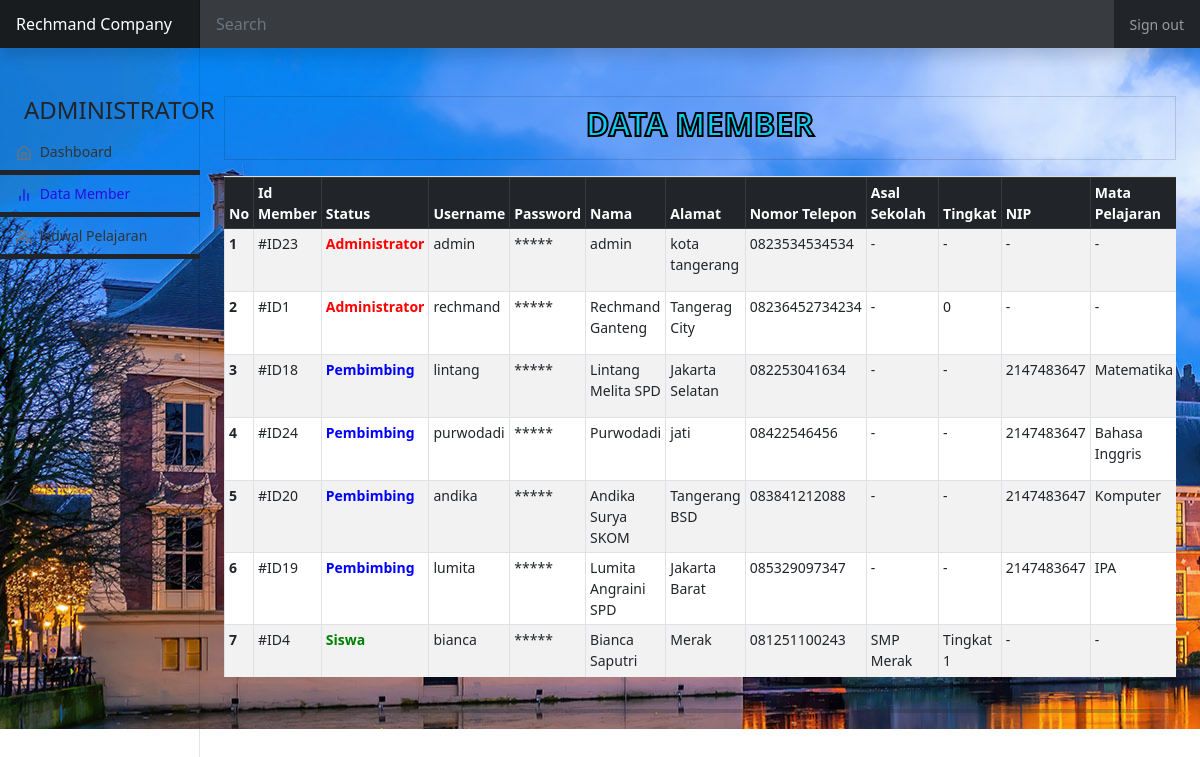
The page /?mi=data_user (signed in) on the database its author committed.
### tables this page shows
CREATE TABLE `user` (
  `id` int(11) NOT NULL,
  `lv` int(6) NOT NULL,
  `us` varchar(30) NOT NULL,
  `pw` varchar(30) NOT NULL,
  `nama` varchar(99) NOT NULL,
  `alamat` varchar(200) NOT NULL,
  `ass` varchar(99) NOT NULL,
  `nom` varchar(20) NOT NULL,
  `nip` int(20) NOT NULL,
  `hari` varchar(20) NOT NULL,
  `tingkat` varchar(11) NOT NULL
);

CREATE TABLE `jadwal` (
  `jad_id` int(11) NOT NULL,
  `hari` varchar(20) NOT NULL,
  `pembimbing` varchar(30) NOT NULL,
  `mata_pelajaran` varchar(50) NOT NULL
);

### data_user.php (the view, shortened to what this page needs)
<?php
$level = $_SESSION['lv'];
if ($level != 3) {
    include "./dashboard2.php";
    return;
} else {
?>
    <main class="col-md-9 ms-sm-auto col-lg-10 px-md-4">
        <div class="col">
            <div class="py-3">
            </div>
            <section id="data" class="py-3">
                <div class="list-group-item mb-3 text-center bg-transparent">
                    <h2 class="list-inline-item text-info fw-bold text-uppercase" style="-webkit-text-stroke: 2px rgb(0, 0, 0);">Data Member</h2>
                </div>
                <?php
                $row = mysqli_query($conn, "SELECT * from user order by lv ASC");
                $row_data = mysqli_fetch_array($row);
                ?>
                <div <?php if ($row_data == null) {
                            echo "hidden";
                        } ?> class="table-size table-scroll table-responsive bg-white" style="overflow-x: auto">
                    <table class="table table-bordered table-hover table-striped table-sm w-100" style="width:auto">
                        <thead class="table-dark">
                            <tr>
                                <th scope="col">No</th>
                                <th scope="col">Id Member</th>
                                <th scope="col">Status</th>
                                <th scope="col">Username</th>
                                <th scope="col">Password</th>
                                <th scope="col">Nama</th>
                                <th scope="col">Alamat</th>
                                <th scope="col">Nomor Telepon</th>
                                <th scope="col">Asal Sekolah</th>
                                <th scope="col">Tingkat</th>
                                <th scope="col">NIP</th>
                                <th scope="col">Mata Pelajaran</th>
                            </tr>
                        </thead>
                        <tbody>
                            <?php
                            $row = mysqli_query($conn, "SELECT u.*,j.mata_pelajaran from user u
                        LEFT JOIN jadwal j on j.hari=u.hari where u.id order by lv DESC");
                            $no = 1;
                            foreach ($row as $row_array) { ?>
                                <tr>
                                    <td class="fw-bolder"><?= $no; ?></td>
                                    <td><?php echo "#ID" . $row_array['id']; ?></td>
                                    <td class="fw-bold"><?php if ($row_array['lv'] == 1) {
                                                            echo "<span style='color:green;'>Siswa</span>";
                                                        } else if ($row_array['lv'] == 2) {
                                                            echo "<span style='color:blue;'>Pembimbing</span>";
                                                        } else {
                                                            echo "<span style='color:red;'>Administrator</span>";
                                                        } ?></td>
                                    <td><?= $row_array['us']; ?></td>
                                    <td><?= "*****" ?></td>
                                    <td><?= $row_array['nama']; ?></td>
                                    <td><?= $row_array['alamat']; ?></td>
                                    <td><?= $row_array['nom']; ?></td>
                                    <td><?php if ($row_array['ass'] != null) {
                                            echo $row_array['ass'];
                                        } else {
                                            echo "-";
                                        } ?></td>
                                    <td><?php if ($row_array['tingkat'] != null) {
                                            echo $row_array['tingkat'];
                                        } else {
                                            echo "-";
                                        } ?></td>
                                    <td><?php if ($row_array['nip'] == null || $row_array['nip'] == 0) {
                                            echo "-";
                                        } else {
                                            echo $row_array['nip'];
                                        } ?></td>
                                    <td><?php if ($row_array['mata_pelajaran'] == null) {
                                            echo "-";
                                        } else {
                                            echo $row_array['mata_pelajaran'];
                                        } ?></td>
                                </tr>
                            <?php $no++;
                            } ?>
                        </tbody>
                    </table>
                </div>
            </section>
            <hr class="garis">
        </div>
    </main>
<?php } ?>

### index.php (shortened to what this page needs)
<?php
if (isset($_SESSION['us']) && $_SESSION['login'] == true) {
?>
    <!doctype html>
    <html lang="en">
    <head>
        <link href="assets/dist/css/bootstrap.min.css" rel="stylesheet">
        <link href="assets/css/dashboard.css" rel="stylesheet">
    </head>
    <body data-bs-spy="scroll" data-bs-target="#sidebarMenu" data-bs-offset="200">
        <?php include "./header.php"; ?>
        <div class="container-fluid">
            <div class="row" style="background-image: url('./assets/img/kelas.jpg'); background-repeat: repeat; background-size:auto;">
                <?php include "./sidebar.php"; ?>
                <?php include "./content.php"; ?>
            </div>
        </div>
    </body>
    </html>
<?php } else {
    include "loginp.php";
}
?>

### header.php (shortened to what this page needs)
<header class="navbar navbar-dark sticky-top bg-dark flex-md-nowrap p-0 shadow">
    <a class="navbar-brand col-md-3 col-lg-2 me-0 px-3" href="#">Rechmand Company</a>
    <input class="form-control form-control-dark w-100" type="text" placeholder="Search" aria-label="Search">
    <div class="navbar-nav">
        <div class="nav-item text-nowrap">
            <a class="nav-link px-3" href="logout.php">Sign out</a>
        </div>
    </div>
</header>

### sidebar.php (shortened to what this page needs)
<?php
$level = $_SESSION['lv'];
$id = $_SESSION['id'];
if ($level == 1) {
    $desc = "SISWA";
} else if ($level == 2) {
    $desc = "PEMBIMBING";
} else {
    $desc = "ADMINISTRATOR";
}
?>
<nav id="sidebarMenu" class="col-md-3 col-lg-2 d-md-block bg-light sidebar collapse bg-transparent">
    <div class="position-sticky pt-5">
        <div class="container">
            <h4><?= $desc; ?></h4>
        </div>
        <?php if ($level == 1) { ?>
            <ul class="nav flex-column">
                <li class="nav-item">
                    <a class="nav-link <?php
                                        $dat = $_GET['mi'];
                                        if ($dat == null) {
                                            echo "active";
                                        }
                                        ?>" aria-current="page" href="./">
                        <span data-feather="home"></span>
                        Dashboard
                    </a>
                </li>
                <li class="nav-item">
                    <a class="nav-link <?php
                                        $dat = $_GET['mi'];
                                        if ($dat == "biodata") {
                                            echo "active";
                                        }
                                        ?>" href="?mi=biodata">
                        <span data-feather="layers"></span>
                        Biodata
                    </a>
                </li>
                <li class="nav-item">
                    <a class="nav-link <?php
                                        $dat = $_GET['mi'];
                                        if ($dat == "data") {
                                            echo "active";
                                        }
                                        ?>" href="?mi=data&id=<?= $id ?>&data_id=<?= $id ?>">
                        <span data-feather="bar-chart-2"></span>
                        Data Pelajaran
                    </a>
                </li>
                <li class="nav-item">
                    <a class="nav-link <?php
                                        $dat = $_GET['mi'];
                                        if ($dat == "jadwal") {
                                            echo "active";
                                        }
                                        ?>" href="?mi=jadwal&id=<?= $id ?>&data_id=<?= $id ?>">
                        <span data-feather="users"></span>
                        Jadwal Pelajaran
                    </a>
                </li>
            </ul>
        <?php } else { ?>
            <ul class="nav flex-column">
                <li class="nav-item">
                    <a class="nav-link <?php
                                        $dat = $_GET['mi'];
                                        if ($dat == null) {
                                            echo "active";
                                        }
                                        ?>" aria-current="page" href="./">
                        <span data-feather="home"></span>
                        Dashboard
                    </a>
                </li>
                <li class="nav-item">
                    <a class="nav-link <?php
                                        $dat = $_GET['mi'];
                                        if ($dat == "data_user") {
                                            echo "active";
                                        }
                                        ?>" href="?mi=data_user">
                        <span data-feather="bar-chart-2"></span>
                        Data Member
                    </a>
                </li>
                <li class="nav-item">
                    <a class="nav-link <?php
                                        $dat = $_GET['mi'];
                                        if ($dat == "jadwal") {
                                            echo "active";
                                        }
                                        ?>" href="?mi=jadwal">
                        <span data-feather="users"></span>
                        Jadwal Pelajaran
                    </a>
                </li>
            </ul>
        <?php } ?>
    </div>
</nav>

### content.php (shortened to what this page needs)
<?php
if (isset($_GET['mi'])) {
    $page = $_GET['mi'];
    switch ($page) {
        case 'data_user':
            include "data_user.php";
            break;
    }
} else {
    include "dashboard.php";
}
?>

### assets/css/dashboard.css (style rules this page uses)
body { font-size: .875rem; }
.feather { width: 16px; height: 16px; vertical-align: text-bottom; }
.sidebar { position: fixed; top: 0; bottom: 0; left: 0; z-index: 100; padding: 48px 0 0; box-shadow: inset -1px 0 0 rgba(0, 0, 0, .1); }
.sidebar .nav-link { font-weight: 500; color: #333; border-bottom: 5px solid #212529; }
.sidebar .nav-link .feather { margin-right: 4px; color: #727272; }
.sidebar .nav-link.active { color: #2a11b8; }
.sidebar .nav-link:hover .feather, .sidebar .nav-link.active .feather, #sidebarMenu .nav-link:hover, #sidebarMenu a.active { color: #2b0be0; }
.navbar-brand { padding-top: .75rem; padding-bottom: .75rem; font-size: 1rem; background-color: rgba(0, 0, 0, .25); box-shadow: inset -1px 0 0 rgba(0, 0, 0, .25); }
.navbar .form-control { padding: .75rem 1rem; border-width: 0; border-radius: 0; }
.form-control-dark { color: #fff; background-color: rgba(255, 255, 255, .1); border-color: rgba(255, 255, 255, .1); }
.table-size { position: relative; height: 500px; overflow: auto; }
hr.garis { border: 2px solid; border-radius: 5px; }

### rows shown on the page
user: id "23", lv "Administrator", us "admin", nama "admin", alamat "kota tangerang", nom "0823534534534", ass "-", tingkat "-"
user: id "1", lv "Administrator", us "rechmand", nama "Rechmand Ganteng", alamat "Tangerag City", nom "08236452734234", ass "-", tingkat "0"
user: id "18", lv "Pembimbing", us "lintang", nama "Lintang Melita SPD", alamat "Jakarta Selatan", nom "082253041634", tingkat "-", nip "2147483647", jadwal.mata_pelajaran "Matematika"
user: id "24", lv "Pembimbing", us "purwodadi", nama "Purwodadi", alamat "jati", nom "08422546456", tingkat "-", nip "2147483647", jadwal.mata_pelajaran "Bahasa Inggris"
user: id "20", lv "Pembimbing", us "andika", nama "Andika Surya SKOM", alamat "Tangerang BSD", nom "083841212088", tingkat "-", nip "2147483647", jadwal.mata_pelajaran "Komputer"
user: id "19", lv "Pembimbing", us "lumita", nama "Lumita Angraini SPD", alamat "Jakarta Barat", nom "085329097347", tingkat "-", nip "2147483647", jadwal.mata_pelajaran "IPA"
user: id "4", lv "Siswa", us "bianca", nama "Bianca Saputri", alamat "Merak", nom "081251100243", ass "SMP Merak", tingkat "Tingkat 1"

### other values the page prints
$desc "ADMINISTRATOR"
